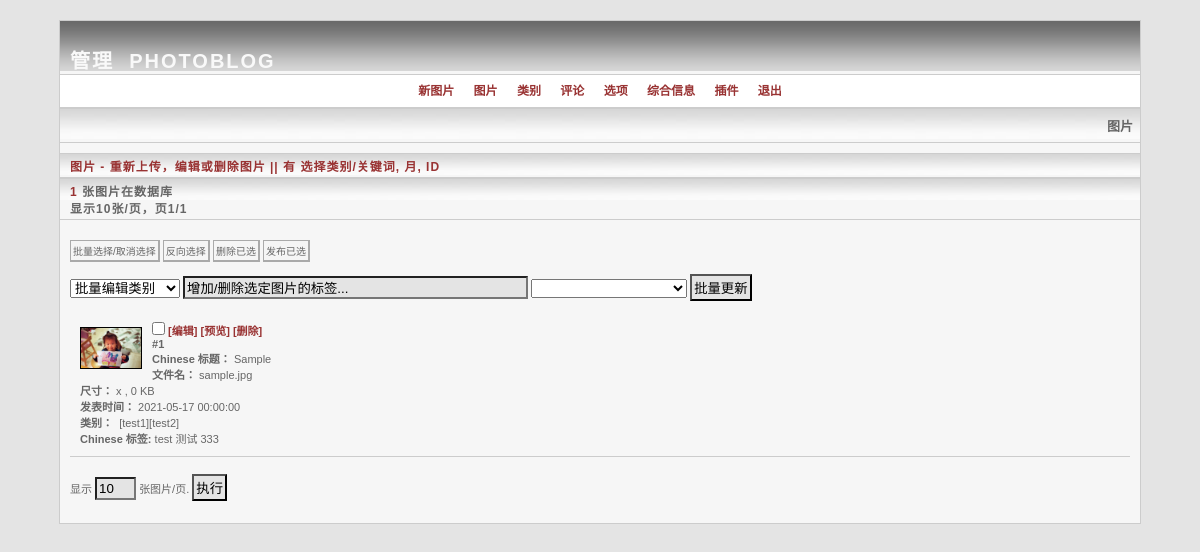
The app's page /admin/index.php?view=images (signed in) with its own data.
### tables this page shows
CREATE TABLE `pixelpost_config` (
  `id` int(10) UNSIGNED NOT NULL,
  `admin` varchar(20) NOT NULL DEFAULT '',
  `password` varchar(90) NOT NULL DEFAULT '',
  `email` varchar(90) NOT NULL DEFAULT '',
  `commentemail` varchar(3) NOT NULL DEFAULT '',
  `template` varchar(150) NOT NULL DEFAULT '',
  `imagepath` varchar(150) NOT NULL DEFAULT '',
  `thumbnailpath` varchar(150) NOT NULL DEFAULT '../thumbnails/',
  `siteurl` varchar(100) NOT NULL DEFAULT '',
  `sitetitle` varchar(100) NOT NULL DEFAULT '',
  `subtitle` varchar(100) NOT NULL DEFAULT 'Authentic photoblog flavour',
  `langfile` varchar(100) NOT NULL DEFAULT '',
  `calendar` varchar(30) NOT NULL DEFAULT '',
  `crop` varchar(3) NOT NULL DEFAULT '',
  `thumbwidth` int(11) NOT NULL,
  `thumbheight` int(11) NOT NULL,
  `thumbnumber` int(11) NOT NULL,
  `compression` int(11) NOT NULL,
  `dateformat` varchar(30) NOT NULL DEFAULT '',
  `timezone` float NOT NULL DEFAULT '0',
  `catgluestart` varchar(5) NOT NULL DEFAULT '[',
  `catglueend` varchar(5) NOT NULL DEFAULT ']',
  `htmlemailnote` char(3) DEFAULT 'yes',
  `timestamp` varchar(4) NOT NULL DEFAULT 'yes',
  `visitorbooking` varchar(4) NOT NULL DEFAULT 'yes',
  `altlangfile` varchar(100) NOT NULL DEFAULT 'Off',
  `global_comments` enum('A','M','F') NOT NULL DEFAULT 'A',
  `markdown` enum('F','T') NOT NULL DEFAULT 'F',
  `exif` enum('F','T') NOT NULL DEFAULT 'T',
  `token` enum('F','T') NOT NULL DEFAULT 'F',
  `token_time` varchar(2) NOT NULL DEFAULT '5',
  `comment_timebetween` varchar(3) NOT NULL DEFAULT '30',
  `feeditems` varchar(3) NOT NULL DEFAULT '10',
  `max_uri_comments` varchar(3) NOT NULL DEFAULT '5',
  `rsstype` enum('F','FO','T','O','N') NOT NULL DEFAULT 'T',
  `feed_discovery` enum('RA','R','A','E','N') NOT NULL DEFAULT 'RA',
  `feed_title` varchar(100) NOT NULL DEFAULT 'Pixelpost',
  `feed_description` varchar(100) NOT NULL DEFAULT 'Authentic photoblog flavour',
  `feed_copyright` varchar(100) NOT NULL DEFAULT 'Copyright 2007 yoursite.com, All Rights Reserved',
  `allow_comment_feed` enum('Y','N') NOT NULL DEFAULT 'Y',
  `feed_external` varchar(150) NOT NULL DEFAULT '',
  `feed_external_type` enum('ER','EA') NOT NULL DEFAULT 'ER',
  `admin_langfile` varchar(100) NOT NULL DEFAULT 'english',
  `display_order` enum('default','reversed') NOT NULL DEFAULT 'default',
  `display_sort_by` varchar(150) NOT NULL DEFAULT 'datetime',
  `thumb_sharpening` varchar(1) DEFAULT '0',
  `akismet_key` varchar(50) NOT NULL DEFAULT '',
  `akismet_keep` int(11) NOT NULL DEFAULT '7',
  `maxpthumb` varchar(5) NOT NULL DEFAULT '100',
  `mod_rewrite` tinyint(1) NOT NULL DEFAULT '0'
);

CREATE TABLE `pixelpost_pixelpost` (
  `id` int(11) NOT NULL,
  `datetime` datetime NOT NULL,
  `headline` varchar(150) NOT NULL DEFAULT '',
  `body` text NOT NULL,
  `image` text NOT NULL,
  `category` varchar(150) NOT NULL DEFAULT '',
  `alt_headline` varchar(150) NOT NULL DEFAULT '',
  `alt_body` text,
  `comments` enum('A','M','F') NOT NULL DEFAULT 'A',
  `exif_info` text,
  `slide_count` int(11) NOT NULL DEFAULT '0'
);

CREATE TABLE `pixelpost_categories` (
  `id` int(11) NOT NULL,
  `name` varchar(100) NOT NULL DEFAULT '',
  `alt_name` varchar(100) NOT NULL DEFAULT 'DEFAULT'
);

### admin/images_edit.php (the view, shortened to what the rows shown need)
<?php
if(isset($_GET['view']) && $_GET['view'] == "images")
{
  if($_GET['id'] == "")
  {
		unset($selectfcat);
		unset($selectftag);
		unset($selectfalttag);
		unset($selectfmon);
		unset($findfid);
		if (isset($selectfcat)) {
			$query = "select count(*) as count from ".$pixelpost_db_prefix."pixelpost as a, ".$pixelpost_db_prefix."catassoc as b WHERE a.id = b.image_id AND b.cat_id = ".$selectfcat;
		}
		else if (isset($selectftag)) {
			$query = "select count(*) as count from ".$pixelpost_db_prefix."pixelpost as a, ".$pixelpost_db_prefix."tags as b WHERE a.id = b.img_id AND b.tag LIKE '".$selectftag."'";
		}
		else if (isset($selectfalttag)) {
			$query = "select count(*) as count from ".$pixelpost_db_prefix."pixelpost as a, ".$pixelpost_db_prefix."tags as b WHERE a.id = b.img_id AND b.alt_tag LIKE '".$selectfalttag."'";
		}
		else if (isset($selectfmon)) {
			$query = "select count(*) as count from ".$pixelpost_db_prefix."pixelpost WHERE datetime LIKE '".$selectfmon."%'";
		}
		else if (isset($findfid)) {
			$query = "SELECT count(*) FROM ".$pixelpost_db_prefix."pixelpost WHERE id = ".$findfid." limit 0,1";
		}
		else {
			$query = "select count(*) as count from ".$pixelpost_db_prefix."pixelpost";
		}
		$photonumb = sql_array($query);
		if ($photonumb['count']) $pixelpost_photonumb = $photonumb['count'];
		else $pixelpost_photonumb = "0";
		if(!isset($_GET['page']))	$page = "0";
		else	$page = intval($_GET['page']);
	  $currntpg = ceil($page/$_SESSION['numimg_pp'])+1;
		$num_img_pages = ceil($pixelpost_photonumb/$_SESSION['numimg_pp']);
		$num_img_pages = ($num_img_pages > 0)	? $num_img_pages : 1;
		$selectfcats = "<option value='' selected=\"selected\">All</option>\n";
		$query = mysqli_query($con, "select * from ".$pixelpost_db_prefix."categories order by name");
		while(list($id,$name) = mysqli_fetch_row($query)) {
			if(isset($selectfcat)) $selectfcats .= "<option value='$id'".($id==$selectfcat?' selected=\"selected\"':'').">".pullout($name)."</option>\n";
		}
		$langs = 'admin_lang_'.$cfgrow['langfile'];
		$langs = ${$langs};
    if (isset($selectfcat)) {
			$getfstring = '&amp;selectfcat='.$selectfcat;
		}
		else if (isset($selectftag)) {
			$getfstring = '&amp;selectftag='.$selectftag;
		}
		else if (isset($selectfalttag)) {
			$getfstring = '&amp;selectfalttag='.$selectfalttag;
		}
		else if (isset($selectfmon)) {
			$getfstring = '&amp;selectfmon='.$selectfmon;
		}
		else {
			$getfstring = '';
		}
		echo "<div class=\"jcaption\"><strong><span id=\"photonumb\">$pixelpost_photonumb</span>$admin_lang_imgedit_title2".$_SESSION['numimg_pp']."$admin_lang_imgedit_title3$currntpg$admin_lang_imgedit_title4$num_img_pages</strong>
		</div>
		<div class=\"content\">
		<form method=\"post\" name=\"manageposts\" id=\"manageposts\"  accept-charset=\"UTF-8\" action=\"index.php?view=images&amp;page=$page$getfstring\">
			<input class=\"cmnt-buttons\" type=\"button\" onclick=\"checkAll(document.getElementById('manageposts')); return false; \" value=\"$admin_lang_cmnt_check_all\" name=\"chechallbox\" />
			<input class=\"cmnt-buttons\" type=\"button\" onclick=\"invertselection(document.getElementById('manageposts')); return false; \" value=\"$admin_lang_cmnt_invert_checks\" name=\"invcheckbox\" />
			<input class=\"cmnt-buttons\" type=\"submit\" name=\"submitdelete\" value=\"$admin_lang_cmnt_del_selected\" onclick=\"return (confirm('Delete all selected images? \\n  \'Cancel\' to stop, \'OK\' to delete.')) ? document.getElementById('manageposts').action='$PHP_SELF?view=images&amp;action=massdelete' : false;\"/>
			<input class=\"cmnt-buttons\" type=\"submit\" name=\"submitpublish\" value=\"$admin_lang_cmnt_publish_sel\" onclick=\"return (confirm('Publish all selected images? \\n  \'Cancel\' to stop, \'OK\' to publish.')) ? document.getElementById('manageposts').action='$PHP_SELF?view=images&amp;action=masspublish' : false;\"/>
			<br/><br/>
			<select name=\"mass-edit-cat\" id=\"mass-edit-cat\" onchange=\"document.getElementById('manageposts').action='$PHP_SELF?view=images&amp;action=masscatedit&amp;cmd='+this.options[this.selectedIndex].value; \" >\n
			<option value=\"\">$admin_lang_imgedit_mass_1</option> \n
			<option value=\"\"></option> \n
			<option value=\"\">--- $admin_lang_imgedit_mass_2  ---</option> \n";
		$query = mysqli_query($con, "select * from ".$pixelpost_db_prefix."categories order by name");
		while(list($id,$name) = mysqli_fetch_row($query))
		{
			$name = pullout($name);
			$cat_name[] = $name;
			$ids[] = $id;
		}
		for ($k=0;$k<count($cat_name);$k++)
		{
			$id = $ids[$k];
	  }
		echo "</select> <input type='text' size='40' name='masstag' value='$admin_lang_imgedit_masstag...' onblur=\"if(this.value=='') this.value='$admin_lang_imgedit_masstag...';\" onfocus=\"if(this.value=='$admin_lang_imgedit_masstag...') this.value='';\" /> <select name='masstagopt' size='1'><option value=''></option><option value='set'>$admin_lang_imgedit_masstag_set</option><option value='set2'>$admin_lang_imgedit_masstag_set2</option><option value='unset'>$admin_lang_imgedit_masstag_unset</option></select>";
		echo " <input type=\"submit\" name=\"submit-mass-catedit\" id=\"submit-mass-catedit\" value=\"".$admin_lang_imgedit_mass_4."\" /><p /> <ul>";
		if (isset($selectfcat)) {
			$query = "SELECT a.id, datetime, headline, body, image, category, alt_headline FROM ".$pixelpost_db_prefix."pixelpost as a, ".$pixelpost_db_prefix."catassoc as b WHERE a.id = b.image_id AND b.cat_id = ".$selectfcat." ORDER BY a.datetime DESC limit $page,".$_SESSION['numimg_pp'];
		}
		else if (isset($selectftag)) {
			$query = "SELECT id, datetime, headline, body, image, category, alt_headline FROM ".$pixelpost_db_prefix."pixelpost as a, ".$pixelpost_db_prefix."tags as b WHERE a.id = b.img_id AND b.tag LIKE '".$selectftag."' ORDER BY a.datetime DESC limit $page,".$_SESSION['numimg_pp'];
		}
		else if (isset($selectfalttag)) {
			$query = "SELECT id, datetime, headline, body, image, category, alt_headline FROM ".$pixelpost_db_prefix."pixelpost as a, ".$pixelpost_db_prefix."tags as b WHERE a.id = b.img_id AND b.alt_tag LIKE '".$selectfalttag."' ORDER BY a.datetime DESC limit $page,".$_SESSION['numimg_pp'];
		}
		else if (isset($selectfmon)) {
			$query = "SELECT id, datetime, headline, body, image, category, alt_headline FROM ".$pixelpost_db_prefix."pixelpost WHERE datetime LIKE '".$selectfmon."%' ORDER BY datetime DESC limit $page,".$_SESSION['numimg_pp'];
		}
		else if (isset($findfid)) {
			$query = "SELECT id, datetime, headline, body, image, category, alt_headline FROM ".$pixelpost_db_prefix."pixelpost WHERE id = ".$findfid." limit 0,1";
		}
		else {
			$query = "SELECT id, datetime, headline, body, image, category, alt_headline FROM ".$pixelpost_db_prefix."pixelpost ORDER BY datetime DESC limit $page,".$_SESSION['numimg_pp'];
		}
		$images = mysqli_query($con, $query);
		while(list($id,$datetime,$headline,$body,$image,$category, $alt_headline) = mysqli_fetch_row($images))
		{
			$headline = pullout($headline);
			$alt_headline = pullout($alt_headline);
			list($local_width,$local_height,$type,$attr) = getimagesize($cfgrow['imagepath'].$image);
			$fs = filesize($cfgrow['imagepath'].$image);
			$fs*=0.001;
 			$mib = [];
			echo "<li><a href=\"../index.php?showimage=$id\"><img src=\"".$cfgrow['thumbnailpath']."thumb_$image\" align=\"left\" hspace=\"3\" alt=\"Click to go to image\" /></a>
				<input type=\"checkbox\" class=\"images-checkbox\" name=\"moderate_image_boxes[]\" value=\"$id\" ".(in_array($id, $mib)?' checked':'')."/>
				<strong><a href=\"$PHP_SELF?view=images&amp;id=$id\">[$admin_lang_imgedit_edit]</a> <a href=\"../index.php?showimage=$id\" target=\"_blank\">[$admin_lang_imgedit_preview]</a> <a onclick=\"return confirmDeleteImg()\" href=\"$PHP_SELF?view=images&amp;x=delete&amp;imageid=$id\">[$admin_lang_imgedit_delete]</a></strong><br/>
				<strong>#$id<br/>
				$langs $admin_lang_imgedit_title</strong> $headline<br/>";
				echo"<strong>$admin_lang_imgedit_file_name</strong> $image<br/>
				<strong>$admin_lang_imgedit_dimensions</strong> $local_width x $local_height, $fs KB<br/>
				<strong>$admin_lang_imgedit_tbpublished</strong> $datetime<br/>";
			echo "<strong>$admin_lang_imgedit_category_plural &nbsp;</strong>";
					$category_list = mysqli_query($con, "SELECT t2.name FROM ".$pixelpost_db_prefix."catassoc t1 INNER JOIN ".$pixelpost_db_prefix."categories t2 ON t1.cat_id = t2.id WHERE t1.image_id = '$id' ORDER BY t2.name ");
	    while(list($category_name) = mysqli_fetch_row($category_list))
	    {
  		 	$category_name = pullout($category_name);
   			echo "[$category_name]";
			}
			echo "<br/>";
			echo "<strong>$langs $admin_lang_ni_tags:</strong> ";
			echo list_tags_edit($id);
			echo "<br/>";
			echo "</li>";
		}
		echo "</ul></form>";
    echo '<br/>
       <form method="post" action="'.$PHP_SELF .'?view=images&amp;page='.$_GET['page'].$getfstring.'" accept-charset="UTF-8">';
    echo '<input type="text" name="numimg_pp" size="2" value="'.$_SESSION['numimg_pp'].'" /> '.$admin_lang_imgedit_img_page.'.
	    <input type="submit" value="'.$admin_lang_go.'" />
		     		</form>';
    echo "</div><p />";
	}
}
?>

### admin/index.php (shortened to what the rows shown need)
<?php
$PHP_SELF = "index.php";
require("../includes/pixelpost.php");
require("../includes/functions.php");
if($cfgquery = mysqli_query($con, "select * from ".$pixelpost_db_prefix."config"))
{
	$cfgrow = mysqli_fetch_assoc($cfgquery);
} else {
	header("Location: install.php");
	exit;
}
if($cfgrow = sql_array("SELECT * FROM ".$pixelpost_db_prefix."config"))
{
	if (file_exists("../language/admin-lang-".$cfgrow['admin_langfile'].".php"))
	{
		$admin_lang_file_name = "admin-lang-".$cfgrow['admin_langfile'];
	}
	else
	{
		if (file_exists("../language/admin-lang-english.php"))
		{
			$admin_lang_file_name = "admin-lang-english";
		}
		else
		{
			echo '<!DOCTYPE html PUBLIC "-//W3C//DTD XHTML 1.0 Transitional//EN"
					 "http://www.w3.org/TR/xhtml1/DTD/xhtml1-transitional.dtd">
					<html>
					<head><title="Error, missing language file"></head><body>
					<hr/><p style="color:black;font-weight:bold;margin-left:20%;font-family:verdana,arial,sans-serif;">Attention! Take care, that at least the file <br /><br />
					<i style="color:red;font-size:bigger">admin-lang-english.php</i><br />
					<br />sits in the directory <i style="color:red;font-size:bigger">language</i>.<br /><br />
					You can find this file in the Pixelpost-ZIP-File in the directory <i style="color:red;font-size:bigger">language</i>.<br />
					<br />Please upload it to your server!</p><hr/></body></html>';
			exit;
		}
	}
}
$cfgrow['sitetitle'] = htmlspecialchars($cfgrow['sitetitle'],ENT_NOQUOTES);
?>
<!DOCTYPE html PUBLIC "-//W3C//DTD XHTML 1.0 Transitional//EN"
  "http://www.w3.org/TR/xhtml1/DTD/xhtml1-transitional.dtd">
<html>
<head>
<link rel="stylesheet" type="text/css" href="admin_index.css" />
</head>
<body>
<div id="wrapper">
<div id="header">
<a href="index.php"><?php echo $admin_start_admin_1;?></a>&nbsp;<?php echo $admin_start_admin_2;?> <a href="../" title="<?php echo $admin_start_pp_tit;?>"><?php echo $cfgrow['sitetitle']; ?></a>
</div>
<?php
include('new_image.php');
include('options.php');
include('images_edit.php');
?>
</div>
</body></html>

### records on screen
pixelpost_config: sitetitle "PHOTOBLOG"
pixelpost_pixelpost: image.thumbnailpath (picture), id "1", headline "Sample", image "sample.jpg", fs "0", datetime "2021-05-17 00:00:00", id "test 测试 333"
pixelpost_categories: name "test1"
pixelpost_categories: name "test2"

### other values on screen
$admin_start_admin_1 "管理"
$admin_lang_new_image "新图片"
$admin_lang_images "图片"
$admin_lang_categories "类别"
$admin_lang_comments "评论"
$admin_lang_options "选项"
$admin_lang_general_info "综合信息"
$admin_lang_addons "插件"
$admin_lang_logout "退出"
$admin_lang_imgedit_title1 "图片 - 重新上传，编辑或删除图片 || 有"
$admin_lang_ni_select_cat "选择类别/关键词"
$admin_lang_ni_month "月"
$pixelpost_photonumb "1"
$_SESSION['numimg_pp'] "10"
$admin_lang_imgedit_title3 "张/页，页"
